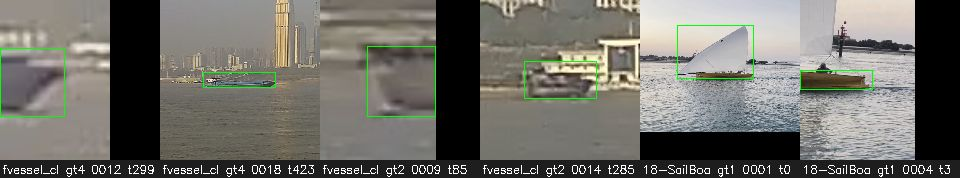
#> input picture edgeml/reports/C_assets/failures_test_duplicates.jpg, 960 x 178 px
$ python -i providers.py   (imports and definitions only)   (older library calls are emulated)
#> lines starting #> are read from the running program, lines starting #| are printed output that depends on the picture; after the words box and inside, x2 and y2 are one past the last pixel; in counts of white or black regions, pixels touching at a corner belong together
"""Default CPU providers and explicit ``module:factory`` plugin loading.

Importing a requested module executes its Python code. Only load trusted modules
explicitly chosen by the caller; there is no automatic plugin discovery.
"""
from __future__ import annotations

import importlib
from pathlib import Path

import cv2
import numpy as np

from .contracts import ObjectResult, VisualResult, validate_provider

COCO_CLASSES = (
    'person', 'bicycle', 'car', 'motorcycle', 'airplane', 'bus', 'train', 'truck',
    'boat', 'traffic light', 'fire hydrant', 'stop sign', 'parking meter', 'bench',
    'bird', 'cat', 'dog', 'horse', 'sheep', 'cow', 'elephant', 'bear', 'zebra',
    'giraffe', 'backpack', 'umbrella', 'handbag', 'tie', 'suitcase', 'frisbee',
    'skis', 'snowboard', 'sports ball', 'kite', 'baseball bat', 'baseball glove',
    'skateboard', 'surfboard', 'tennis racket', 'bottle', 'wine glass', 'cup',
    'fork', 'knife', 'spoon', 'bowl', 'banana', 'apple', 'sandwich', 'orange',
    'broccoli', 'carrot', 'hot dog', 'pizza', 'donut', 'cake', 'chair', 'couch',
    'potted plant', 'bed', 'dining table', 'toilet', 'tv', 'laptop', 'mouse',
    'remote', 'keyboard', 'cell phone', 'microwave', 'oven', 'toaster', 'sink',
    'refrigerator', 'book', 'clock', 'vase', 'scissors', 'teddy bear',
    'hair drier', 'toothbrush',
)


# [20 lines left out: function load_provider, not called in this run]


def resized_bgr(bgr: np.ndarray, width: int) -> np.ndarray:
    """Longest-side cap without upscaling; shared formula across defaults."""
    if isinstance(width, bool) or not isinstance(width, int) or width < 16:
        raise ValueError('width must be an integer >= 16')
    h, w = bgr.shape[:2]
    scale = min(1.0, width / max(h, w))
    return cv2.resize(bgr, (max(1, round(w * scale)), max(1, round(h * scale))), interpolation=cv2.INTER_AREA)


def _unit(value):
    # Numeric guard for built-in mathematical operations, never plugin outputs.
    return float(np.clip(value, 0.0, 1.0))


def _spectral_map(gray):
    small = cv2.resize(gray, (64, 64), interpolation=cv2.INTER_AREA)
    spectrum = np.fft.fft2(small)
    log_amp = np.log(np.maximum(np.abs(spectrum), 1e-8))
    residual = log_amp - cv2.blur(log_amp, (3, 3), borderType=cv2.BORDER_REFLECT)
    reconstructed = np.fft.ifft2(np.exp(np.clip(residual, -20.0, 20.0) + 1j * np.angle(spectrum)))
    energy = cv2.GaussianBlur(np.abs(reconstructed).astype(np.float32) ** 2, (5, 5), 1.0)
    relative = np.maximum(energy / max(float(energy.mean()), 1e-8) - 1.0, 0.0)
    bounded = relative / (relative + 6.0)
    return cv2.resize(bounded, (gray.shape[1], gray.shape[0]), interpolation=cv2.INTER_LINEAR)


def _regions(combined, original_w, original_h):
    mask = (combined >= 0.30).astype(np.uint8)
    count, labels, stats, _ = cv2.connectedComponentsWithStats(mask, connectivity=8)
    h, w = combined.shape
    regions = []
    for label in range(1, count):
        x, y, bw, bh, area = (int(v) for v in stats[label])
        if area < 3:
            continue
        x1, y1 = int(np.floor(x * original_w / w)), int(np.floor(y * original_h / h))
        x2 = min(original_w, int(np.ceil((x + bw) * original_w / w)))
        y2 = min(original_h, int(np.ceil((y + bh) * original_h / h)))
        regions.append({'bbox_xywh': [x1, y1, max(1, x2 - x1), max(1, y2 - y1)],
                        'score': _unit(float(combined[labels == label].max())),
                        'kind': 'visual_candidate'})
    return sorted(regions, key=lambda item: item['score'], reverse=True)[:5]


class ClassicalVisualInterest:
    """Spatial distinctiveness only, not learned unknown-category recognition."""
    name = 'classical-visual-v1'

    def __init__(self, width: int = 320):
        if isinstance(width, bool) or not isinstance(width, int) or width < 16:
            raise ValueError('width must be an integer >= 16')
        self.width = width

    def analyze(self, bgr) -> VisualResult:
        original_h, original_w = bgr.shape[:2]
        small = resized_bgr(bgr, self.width)
        h, w = small.shape[:2]
        values = small.astype(np.float32) / 255.0
        gray = cv2.cvtColor(small, cv2.COLOR_BGR2GRAY).astype(np.float32) / 255.0
        background = cv2.GaussianBlur(values, (0, 0), max(1.0, min(w, h) / 50.0))
        residual = np.sqrt(np.mean((values - background) ** 2, axis=2))
        local = cv2.blur(residual, (min(w, 5), min(h, 5)))
        local_map = local / (local + 0.12)
        local_score = _unit(float(local_map.max()))
        spectral = _spectral_map(gray)
        spectral_score = _unit(float(spectral.max()) * local_score)
        combined = np.maximum(local_map * 0.6, spectral * local_score)
        return VisualResult(
            interest=_unit(max(local_score * 0.6, spectral_score)),
            components={'local_contrast': local_score, 'spectral_saliency': spectral_score},
            regions=_regions(combined, original_w, original_h),
        )


class SharpnessExposureQuality:
    name = 'sharpness-exposure-v1'

    # [12 lines left out: functions __init__, analyze, not called in this run]


class NoObjects:
    name = 'objects-disabled'

    def analyze(self, bgr) -> ObjectResult:
        return ObjectResult()


class NanoDetObjects:
    """Adapter for the exact OpenCV Zoo 2022nov FP32 416-pixel ONNX model."""
    name = 'nanodet-zoo-2022nov-416'

    # [32 lines left out: functions __init__, analyze, not called in this run]

>>> import cv2
>>> picture = cv2.imread('../../edgeml/reports/C_assets/failures_test_duplicates.jpg')
#> picture is the input picture: shape (178, 960, 3); mean B, G, R 104.1, 110.8, 111.8
>>> result = ClassicalVisualInterest().analyze(picture)
#> in analyze, `local_map = local / (local + 0.12)`:
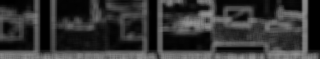
#> local_map: shape (59, 320) float32; min 0, max 0.588, mean 0.207
#> in analyze, `local_score = _unit(float(local_map.max()))`: local_score = 0.588
#> in _spectral_map, `small = cv2.resize(gray, (64, 64), interpolation=cv2.INTER_AREA)`:
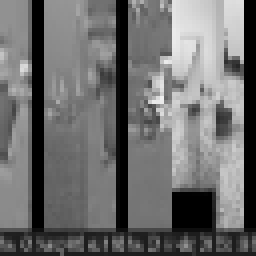
#> small: shape (64, 64) float32 (shown 4 times larger); min 0, max 0.935, mean 0.431
#> in _spectral_map, `log_amp = np.log(np.maximum(np.abs(spectrum), 1e-8))`:
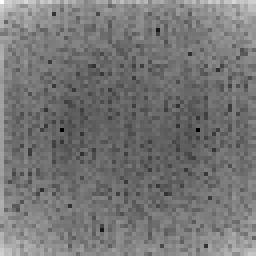
#> log_amp: shape (64, 64) float64 (shown 4 times larger); min -4.6, max 7.48, mean 0.991; drawn with min black and max white
#> in _spectral_map, `residual = log_amp - cv2.blur(log_amp, (3, 3), borderType=cv2.BORDER_R..`:
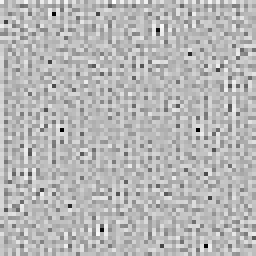
#> residual: shape (64, 64) float64 (shown 4 times larger); min -4.21, max 1.63, mean 1.67e-17; drawn with min black and max white
#> in _spectral_map, `energy = cv2.GaussianBlur(np.abs(reconstructed).astype(np.float32) ** ..`:
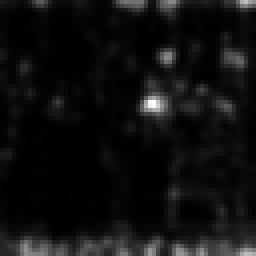
#> energy: shape (64, 64) float32 (shown 4 times larger); min 7.24e-06, max 0.00644, mean 0.000419; drawn with min black and max white
#> in _spectral_map, `return cv2.resize(bounded, (gray.shape[1], gray.shape[0]), interpolati..`:
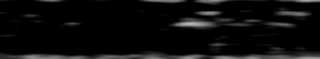
#> returned value: shape (59, 320) float32; min 0, max 0.705, mean 0.0508
#> in analyze, `spectral_score = _unit(float(spectral.max()) * local_score)`: spectral_score = 0.415
#> in _regions, `mask = (combined >= 0.30).astype(np.uint8)`: mask: shape (59, 320); values 0 (black) and 1 (white), 4.1% white; 51 white regions (41 under 20 px), largest, box (x1, y1, x2, y2) and area: (179, 20, 206, 28) 111, (299, 0, 320, 28) 107, (23, 54, 64, 59) 86
#> in _regions, `count, labels, stats, _ = cv2.connectedComponentsWithStats(mask, conne..`:
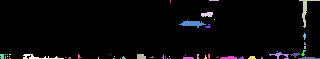
#> labels: shape (59, 320) int32; 52 distinct labels, from 0 to 51; one colour per label, 0 black
#> in _regions, `count, labels, stats, _ = cv2.connectedComponentsWithStats(mask, conne..`: count = 52; stats = 52 rows, first 6: [0, 0, 320, 59, 18106], [170, 0, 1, 3, 3], [209, 0, 10, 1, 10], [299, 0, 21, 28, 107], [201, 12, 12, 5, 48], [214, 19, 1, 1, 1]
#> the loop in _regions, `for label in range(1, count):` made 51 passes
#> (x, y, bw, bh, area, x1, y1, x2) on passes 3, 4, 6, 13, 14, 19, 22, 39, 41, 45: (299, 0, 21, 28, 107, 897, 0, 960), (201, 12, 12, 5, 48, 603, 36, 639), (179, 20, 27, 8, 111, 537, 60, 618), (269, 52, 20, 7, 52, 807, 156, 867), (290, 53, 10, 5, 26, 870, 159, 900), (23, 54, 41, 5, 86, 69, 162, 192), (137, 54, 9, 5, 41, 411, 162, 438), (183, 57, 11, 2, 21, 549, 171, 582), (220, 56, 17, 3, 39, 660, 168, 711), (298, 56, 22, 3, 36, 894, 168, 960)
#> after the loop in _regions, `for label in range(1, count):`: regions = 32 items

$ run again, on edgeml/reports/C_assets/failures_dev_duplicates.jpg
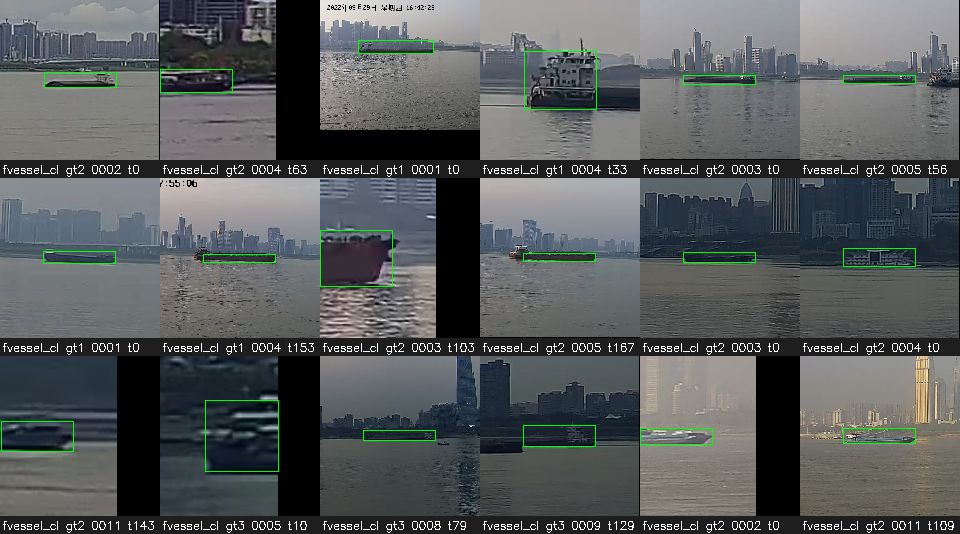
#> input picture edgeml/reports/C_assets/failures_dev_duplicates.jpg, 960 x 534 px
#> picture is the input picture: shape (534, 960, 3); mean B, G, R 92.4, 91.7, 87.7
#> in analyze, `local_map = local / (local + 0.12)`:
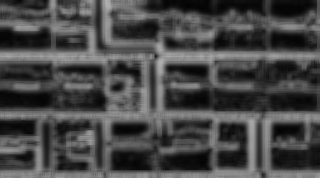
#> local_map: shape (178, 320) float32; min 0.0157, max 0.697, mean 0.281
#> local_score = 0.697
#> spectral_score = 0.43
#> mask: shape (178, 320); values 0 (black) and 1 (white), 12.2% white; 77 white regions (42 under 20 px), largest, box (x1, y1, x2, y2) and area: (153, 42, 320, 119) 1415, (0, 28, 134, 64) 1049, (181, 114, 259, 178) 796
#> in _regions, `count, labels, stats, _ = cv2.connectedComponentsWithStats(mask, conne..`:
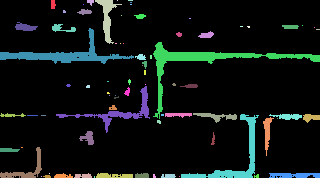
#> labels: shape (178, 320) int32; 78 distinct labels, from 0 to 77; one colour per label, 0 black
#> count = 78; stats = 78 rows, first 6: [0, 0, 320, 178, 49989], [51, 0, 5, 9, 38], [87, 0, 7, 6, 26], [95, 0, 27, 44, 355], [117, 0, 1, 1, 1], [128, 0, 5, 1, 5]
#> the loop in _regions, `for label in range(1, count):` made 77 passes
#> (x, y, bw, bh, area, x1, y1, x2) on passes 1, 2, 3, 9, 12, 14, 15, 16: (51, 0, 5, 9, 38, 153, 0, 168), (87, 0, 7, 6, 26, 261, 0, 282), (95, 0, 27, 44, 355, 285, 0, 366), (77, 9, 15, 6, 57, 231, 27, 276), (134, 14, 12, 5, 41, 402, 42, 438), (15, 22, 23, 9, 125, 45, 66, 114), (52, 24, 24, 8, 97, 156, 72, 228), (282, 25, 17, 4, 61, 846, 75, 897)
#> after the loop in _regions, `for label in range(1, count):`: regions = 55 items

$ run again, on edgeml/reports/C_assets/failures_dev_false_or_merged.jpg
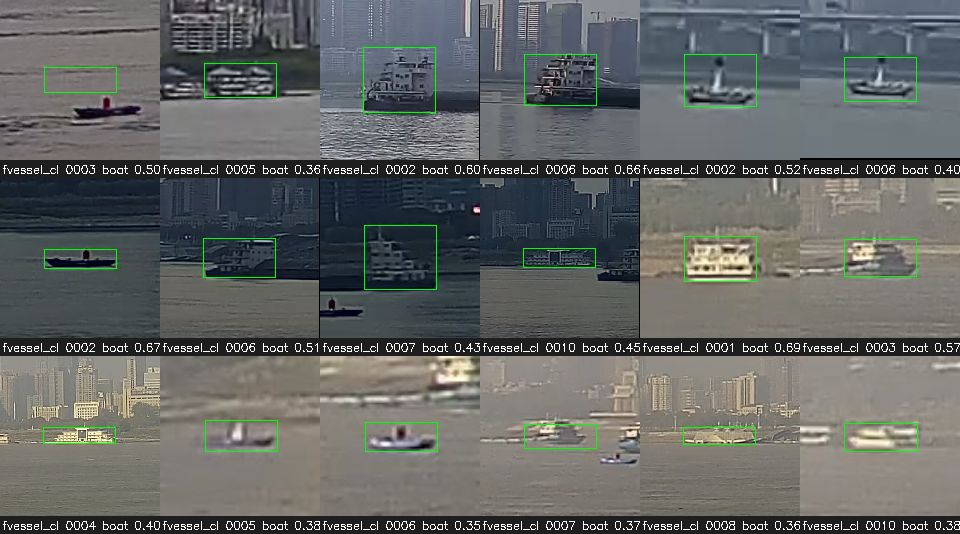
#> input picture edgeml/reports/C_assets/failures_dev_false_or_merged.jpg, 960 x 534 px
#> picture is the input picture: shape (534, 960, 3); mean B, G, R 100.8, 102.7, 100.1
#> in analyze, `local_map = local / (local + 0.12)`:
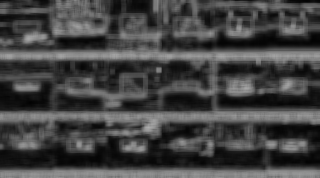
#> local_map: shape (178, 320) float32; min 0.0108, max 0.679, mean 0.266
#> local_score = 0.679
#> spectral_score = 0.501
#> mask: shape (178, 320); values 0 (black) and 1 (white), 12.2% white; 59 white regions (35 under 20 px), largest, box (x1, y1, x2, y2) and area: (0, 170, 320, 178) 1953, (0, 51, 320, 66) 1942, (102, 112, 320, 134) 1290
#> in _regions, `count, labels, stats, _ = cv2.connectedComponentsWithStats(mask, conne..`:
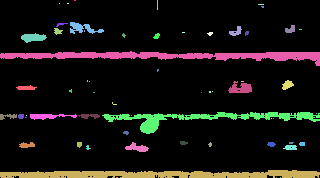
#> labels: shape (178, 320) int32; 60 distinct labels, from 0 to 59; one colour per label, 0 black
#> count = 60; stats = 60 rows, first 6: [0, 0, 320, 178, 50019], [74, 0, 2, 1, 2], [157, 0, 1, 10, 10], [59, 3, 1, 1, 1], [67, 3, 2, 1, 2], [258, 4, 6, 1, 6]
#> the loop in _regions, `for label in range(1, count):` made 59 passes
#> (x, y, bw, bh, area, x1, y1, x2) on passes 7, 8, 9, 10, 11, 15, 17, 20: (56, 23, 12, 4, 21, 168, 69, 204), (70, 22, 34, 12, 189, 210, 66, 312), (285, 25, 10, 8, 56, 855, 75, 885), (229, 26, 13, 10, 68, 687, 78, 726), (54, 28, 9, 7, 39, 162, 84, 189), (21, 33, 26, 10, 167, 63, 99, 141), (153, 33, 7, 6, 27, 459, 99, 480), (0, 51, 320, 15, 1942, 0, 153, 960)
#> after the loop in _regions, `for label in range(1, count):`: regions = 41 items

$ run again, on edgeml/reports/C_assets/failures_dev_missed.jpg
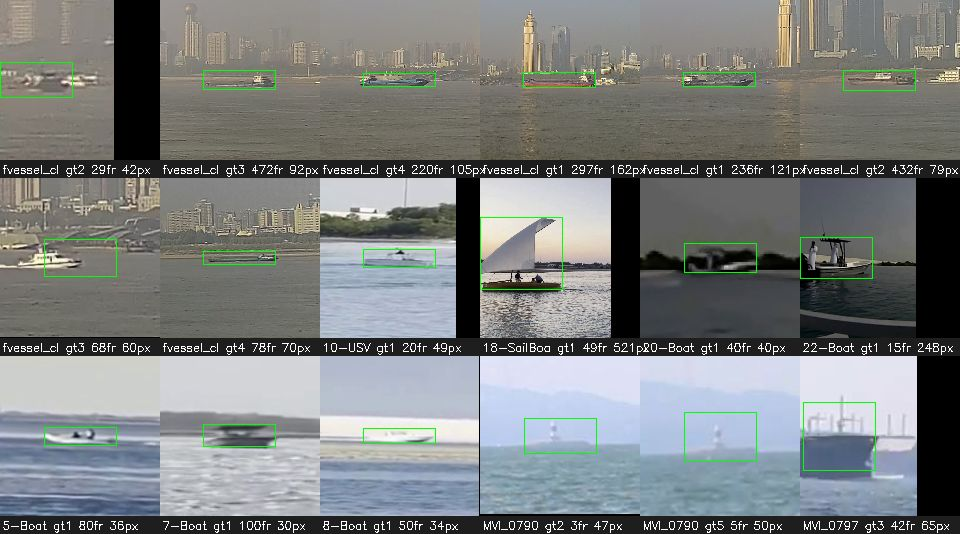
#> input picture edgeml/reports/C_assets/failures_dev_missed.jpg, 960 x 534 px
#> picture is the input picture: shape (534, 960, 3); mean B, G, R 126.5, 126.8, 123.1
#> local_score = 0.744
#> spectral_score = 0.486
#> mask: shape (178, 320); values 0 (black) and 1 (white), 20.2% white; 27 white regions (16 under 20 px), largest, box (x1, y1, x2, y2) and area: (0, 0, 320, 178) 10553, (50, 0, 57, 53) 245, (239, 83, 286, 93) 223
#> in _regions, `count, labels, stats, _ = cv2.connectedComponentsWithStats(mask, conne..`:
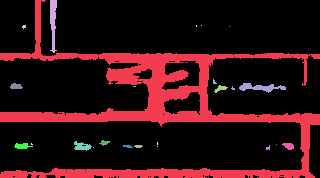
#> labels: shape (178, 320) int32; 28 distinct labels, from 0 to 27; one colour per label, 0 black
#> count = 28; stats = 28 rows, first 6: [0, 0, 320, 178, 45441], [0, 0, 320, 178, 10553], [50, 0, 7, 53, 245], [22, 25, 4, 4, 12], [196, 25, 1, 2, 2], [201, 25, 1, 1, 1]
#> the loop in _regions, `for label in range(1, count):` made 27 passes
#> (x, y, bw, bh, area, x1, y1, x2) on passes 1, 2, 9, 10, 11, 15, 16, 17: (0, 0, 320, 178, 10553, 0, 0, 960), (50, 0, 7, 53, 245, 150, 0, 171), (10, 83, 13, 6, 59, 30, 249, 69), (239, 83, 47, 10, 223, 717, 249, 858), (214, 85, 14, 8, 52, 642, 255, 684), (74, 141, 18, 10, 106, 222, 423, 276), (99, 140, 11, 6, 36, 297, 420, 330), (14, 143, 19, 6, 75, 42, 429, 99)
#> after the loop in _regions, `for label in range(1, count):`: regions = 19 items
